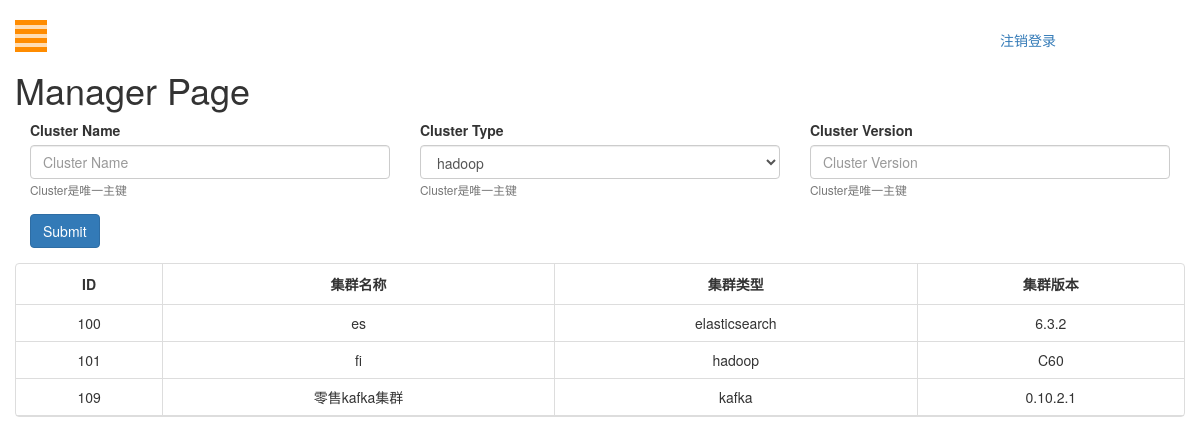
Page /cluster (signed in) on the earlier database version.
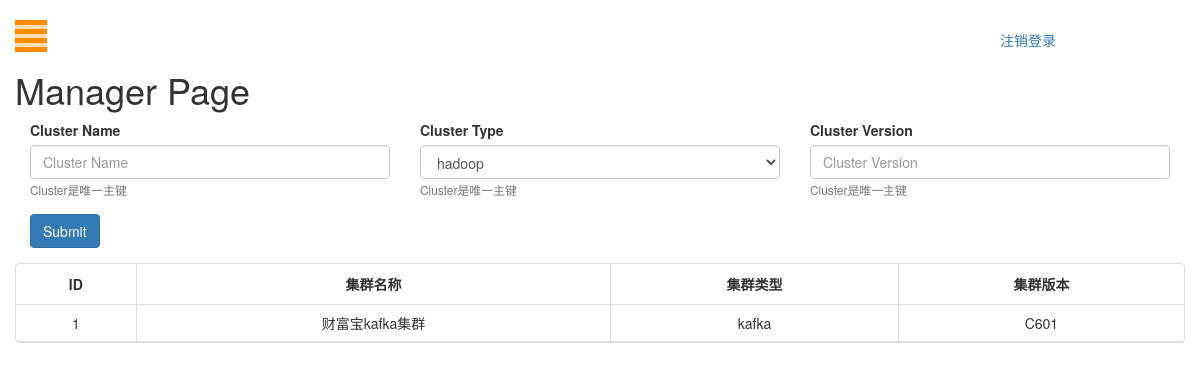
Same page on the later database version.
### cmdb/models.py (models this page shows)
class ClusterBasicInfo(models.Model):
    cluster_id = models.IntegerField(primary_key=True, auto_created=True)
    cluster_name = models.CharField(max_length=16)
    cluster_type = models.CharField(max_length=30)
    cluster_version = models.CharField(max_length=30, default="", blank=True, null=True)
    host_info = models.ManyToManyField(HostBasicInfo, through="ClusterHostMapping")

### cmdb/views.py (the view)
# urls.py: url(r'^cluster$', cluster_info, name='cluster'),
@login_required(login_url="/login")
def cluster_info(request):
    if request.method == "POST":
        cluster_name = request.POST['cluster_name']
        cluster_type = request.POST['cluster_type']
        cluster_version = request.POST['cluster_version']
        ClusterBasicInfo.objects.update_or_create(
            cluster_name=cluster_name,
            cluster_type=cluster_type,
            cluster_version=cluster_version
        )
        AllclusterObject = ClusterBasicInfo.objects.all().order_by(ClusterFields.F_CLUSTER_ID)
    else:
        AllclusterObject = ClusterBasicInfo.objects.all().order_by(ClusterFields.F_CLUSTER_ID)
    return render(request, "manager.html", {"AllclusterObject": AllclusterObject,
                                            "cluster_type": options.CLUSTER_TYPE})

### templates/manager.html (shortened to what this page needs)
{% load static %}
<!DOCTYPE html>
<html lang="zh">
<head>
    <link rel="stylesheet" type="text/css" href="{% static 'css/bootstrap.css' %}">
    <link rel="stylesheet" type="text/css" href="{% static 'css/style.css' %}">
    <link rel="stylesheet" type="text/css" href="{% static 'bootstraptable/bootstrap-table.min.css' %}">
</head>
<body>
<div id="wrapper">
    <div id="page-content-wrapper">
        <button type="button" class="hamburger is-closed animated fadeInLeft" data-toggle="offcanvas">
            <span class="hamb-top"></span>
            <span class="hamb-middle"></span>
            <span class="hamb-bottom"></span>
        </button>
        <a class="col-md-offset-10" href="{% url 'logout' %}">注销登录</a>
        <div class="container">
            <div class="row">
                <h1>Manager Page</h1>
            </div>
            <div class="row">
                <form action="cluster" method="post">
                    <div class="form-row">
                        <div class="form-group col-md-4">
                            <label>Cluster Name</label>
                            <input type="text" class="form-control" name="cluster_name" placeholder="Cluster Name">
                            <small id="emailHelp" class="form-text text-muted">Cluster是唯一主键</small>
                        </div>
                        <div class="form-group col-md-4">
                            <label>Cluster Type</label>
                            <select id="inputState" class="form-control" name="cluster_type">
                                {% for type in cluster_type %}
                                    <option>{{ type }}</option>
                                {% endfor %}
                            </select>
                            <small id="emailHelp" class="form-text text-muted">Cluster是唯一主键</small>
                        </div>
                        <div class="form-group col-md-4">
                            <label>Cluster Version</label>
                            <input type="text" class="form-control" name="cluster_version"
                                   placeholder="Cluster Version">
                            <small id="emailHelp" class="form-text text-muted">Cluster是唯一主键</small>
                        </div>
                    </div>
                    <div class="form-group col-md-4">
                        <button type="submit" class="btn btn-primary" onclick="return checkNull()">Submit</button>
                    </div>
                </form>
            </div>
            <div class="row">
                <table id="hdfs-table" data-toggle="table">
                    <thead>
                    <tr>
                        <th>ID</th>
                        <th data-field="name">集群名称</th>
                        <th>集群类型</th>
                        <th>集群版本</th>
                    </tr>
                    </thead>
                    <tbody>
                    {% for object in AllclusterObject %}
                        <tr data-toggle="modal" data-target="#myModal">
                            <td>{{ object.cluster_id }}</td>
                            <td>{{ object.cluster_name }}</td>
                            <td>{{ object.cluster_type }}</td>
                            <td>{{ object.cluster_version }}</td>
                        </tr>
                    {% endfor %}
                    </tbody>
                </table>
            </div>
        </div>
    </div>
</body>
</html>

Differences in the rows shown:
removed ClusterBasicInfo: cluster_id "100", cluster_name "es", cluster_type "elasticsearch", cluster_version "6.3.2"
removed ClusterBasicInfo: cluster_id "101", cluster_name "fi", cluster_type "hadoop", cluster_version "C60"
removed ClusterBasicInfo: cluster_id "109", cluster_name "零售kafka集群", cluster_type "kafka", cluster_version "0.10.2.1"
added ClusterBasicInfo: cluster_id "1", cluster_name "财富宝kafka集群", cluster_type "kafka", cluster_version "C601"
